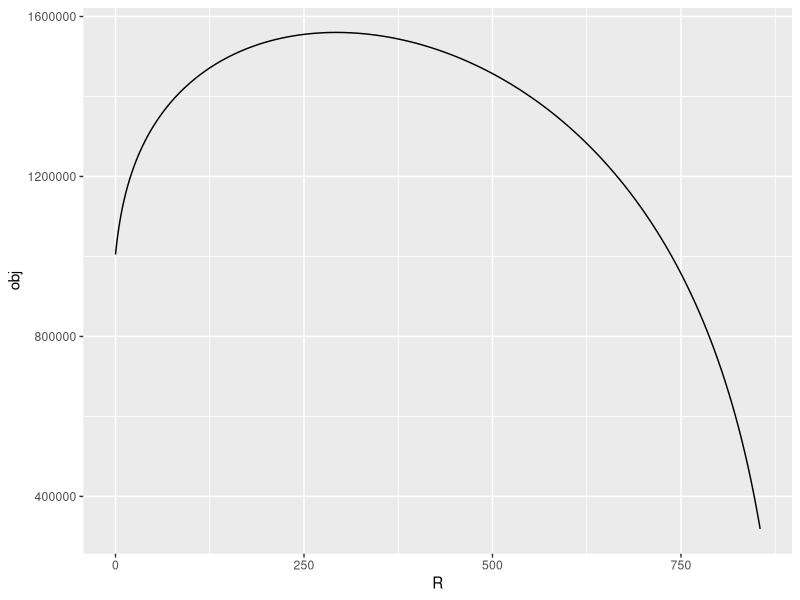
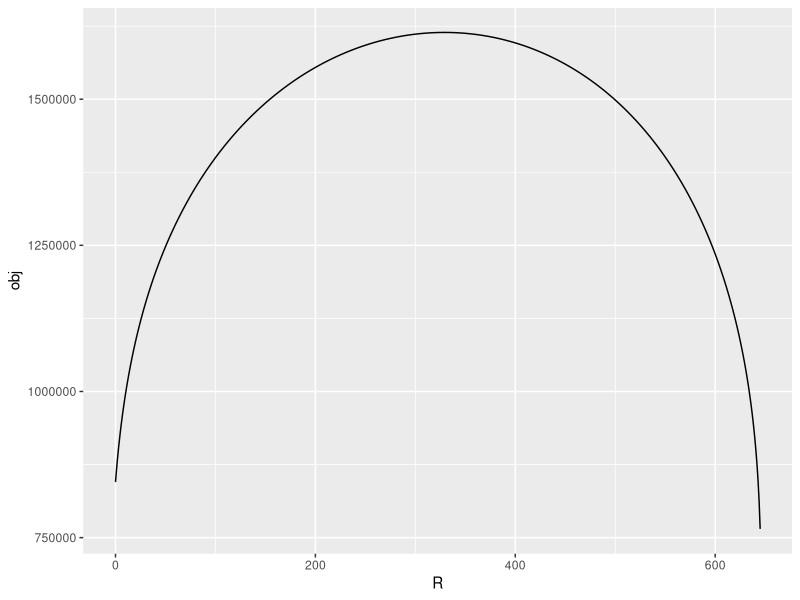
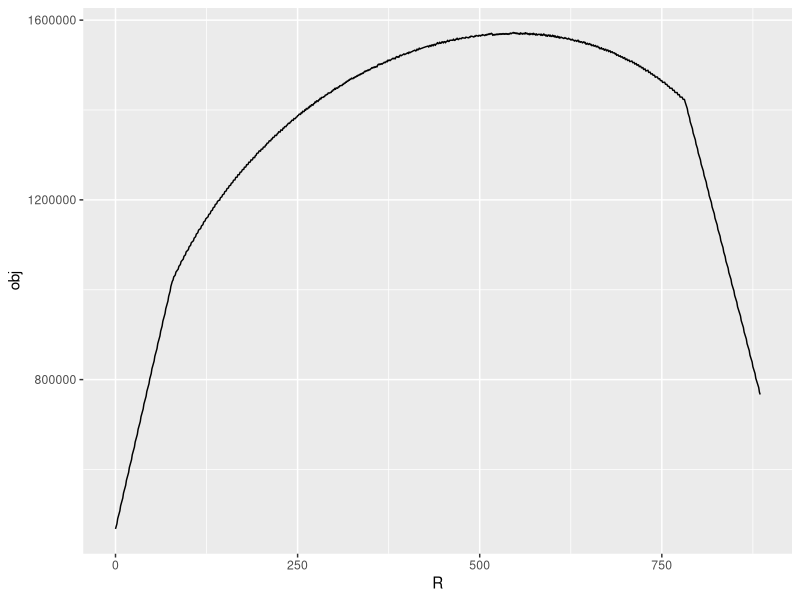
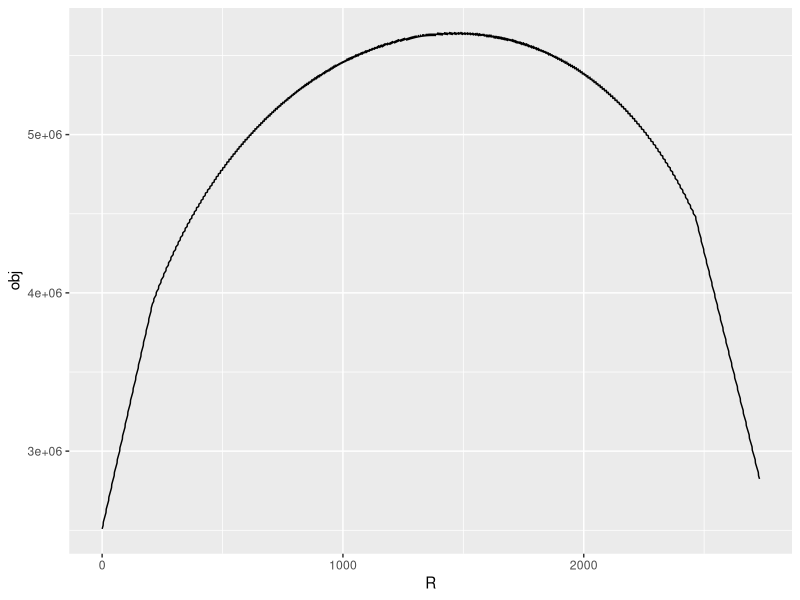

Write the R code that produced these figures, in order.
library(ggplot2)

p02 <- read.csv('p02_optimization.csv')
ggplot(p02, aes(x=R, y=obj)) + geom_line()

p09 <- read.csv('p09_optimization.csv')
ggplot(p09, aes(x=R, y=obj)) + geom_line()

p05 <- read.csv('p05_optimization.csv')
ggplot(p05, aes(x=R, y=obj)) + geom_line()

p03 <- read.csv('p03_optimization.csv')
ggplot(p03, aes(x=R, y=obj)) + geom_line()